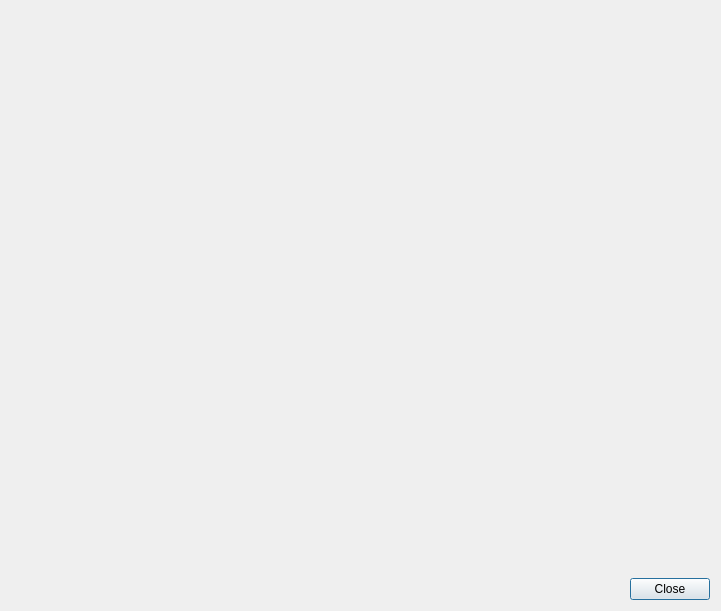
<?xml version="1.0" encoding="UTF-8"?>
<ui version="4.0">
 <class>DialogMIME</class>
 <widget class="QDialog" name="DialogMIME">
  <property name="geometry">
   <rect>
    <x>0</x>
    <y>0</y>
    <width>721</width>
    <height>611</height>
   </rect>
  </property>
  <property name="windowTitle">
   <string notr="true">MIME</string>
  </property>
  <layout class="QVBoxLayout" name="verticalLayout">
   <item>
    <widget class="XMIMEWidget" name="widgetHash" native="true">
     <property name="sizePolicy">
      <sizepolicy hsizetype="Preferred" vsizetype="Expanding">
       <horstretch>0</horstretch>
       <verstretch>0</verstretch>
      </sizepolicy>
     </property>
    </widget>
   </item>
   <item>
    <layout class="QHBoxLayout" name="horizontalLayout">
     <item>
      <spacer name="horizontalSpacer">
       <property name="orientation">
        <enum>Qt::Horizontal</enum>
       </property>
       <property name="sizeHint" stdset="0">
        <size>
         <width>40</width>
         <height>20</height>
        </size>
       </property>
      </spacer>
     </item>
     <item>
      <widget class="QPushButton" name="pushButtonClose">
       <property name="text">
        <string>Close</string>
       </property>
      </widget>
     </item>
    </layout>
   </item>
  </layout>
 </widget>
 <customwidgets>
  <customwidget>
   <class>XMIMEWidget</class>
   <extends>QWidget</extends>
   <header>xmimewidget.h</header>
   <container>1</container>
  </customwidget>
 </customwidgets>
 <resources/>
 <connections/>
</ui>
